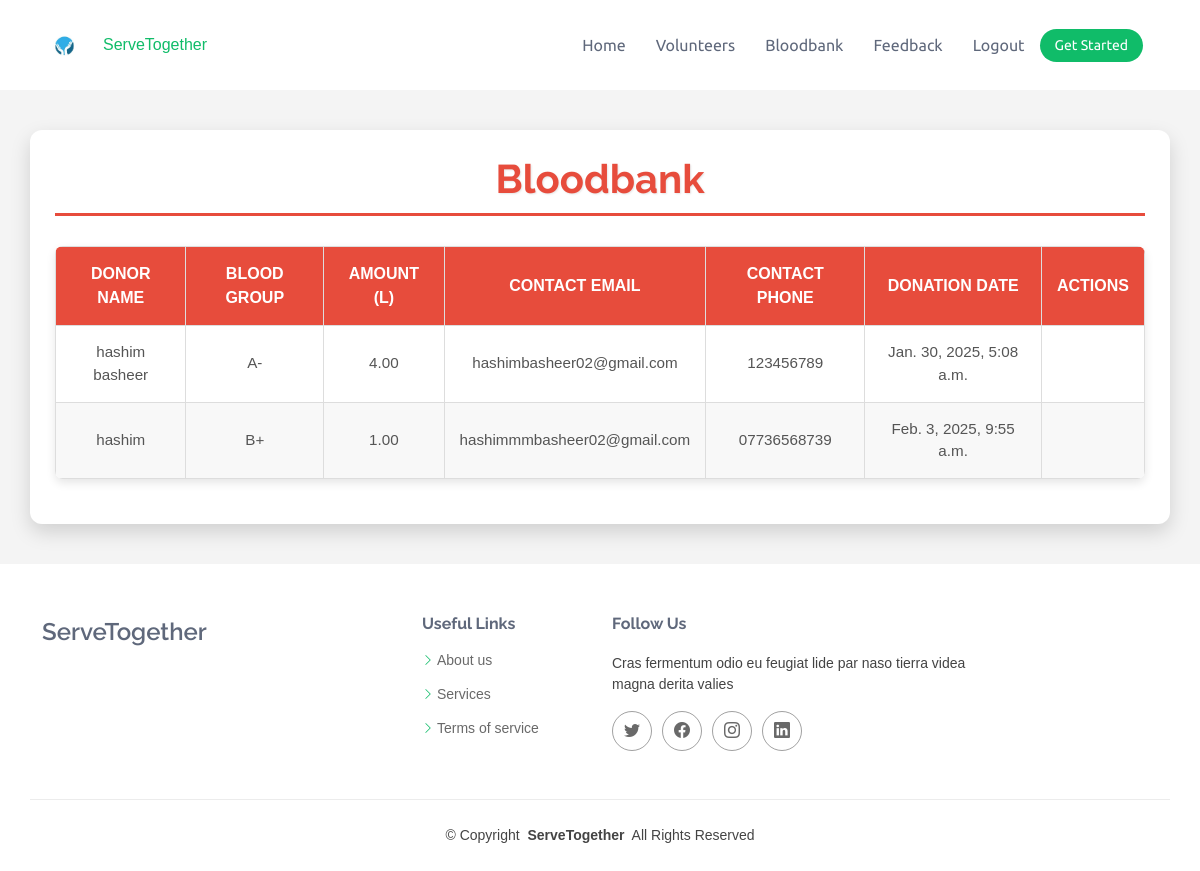
The page /bloodbank/ (signed in) on the database its author committed.
### core/models.py (models this page shows, shortened)
class BloodDonation(models.Model):
    BLOOD_GROUPS = [
        ('A+', 'A+'), ('A-', 'A-'),
        ('B+', 'B+'), ('B-', 'B-'),
        ('O+', 'O-'), ('O-', 'O-'),
        ('AB+', 'AB+'), ('AB-', 'AB-'),
    ]
    blood_group = models.CharField(max_length=3, choices=BLOOD_GROUPS)
    blood_amount = models.DecimalField(max_digits=5, decimal_places=2)
    contact_name = models.CharField(max_length=100, null=True, blank=True)  # Made nullable
    contact_phone = models.CharField(max_length=15,null=True)
    contact_email = models.EmailField(null=True, blank=True)  # Made nullable
    created_at = models.DateTimeField(auto_now_add=True)

### core/views.py (the view)
# urls.py: path('bloodbank/', views.blood_donations_view, name='bloodbank'),
def blood_donations_view(request):
    donations = BloodDonation.objects.all()
    return render(request, 'Bloodbank.html', {'donations': donations})

### core/templates/Bloodbank.html (shortened to what this page needs)
{% extends 'base.html' %}
{% block content %}
<body>
<div class="blood-donations">
    <h2>Bloodbank</h2>
    {% if donations %}
        <table class="donation-table">
            <thead>
                <tr>
                    <th>Donor Name</th>
                    <th>Blood Group</th>
                    <th>Amount (L)</th>
                    <th>Contact Email</th>
                    <th>Contact Phone</th>
                    <th>Donation Date</th>
                    <th>Actions</th>
                </tr>
            </thead>
            <tbody>
                {% for donation in donations %}
                    <tr>
                        <td>{{ donation.contact_name }}</td>
                        <td>{{ donation.blood_group }}</td>
                        <td>{{ donation.blood_amount }}</td>
                        <td>{{ donation.contact_email }}</td>
                        <td>{{ donation.contact_phone }}</td>
                        <td>{{ donation.created_at }}</td>
                        <td>
                        </td>
                    </tr>
                {% endfor %}
            </tbody>
        </table>
    {% else %}
        <p class="no-donations">No blood donations available.</p>
    {% endif %}
</div>
{% endblock %}

### static/assets/css/main.css (style rules this page uses)
:root { --default-font: "Roboto", system-ui, -apple-system, "Segoe UI", Roboto, "Helvetica Neue", Arial, "Noto Sans", "Liberation Sans", sans-serif, "Apple Color Emoji", "Segoe UI Emoji", "Segoe UI Symbol", "Noto Color Emoji"; --heading-font: "Raleway", sans-serif; --nav-font: "Ubuntu", sans-serif; }
:root { --background-color: #ffffff; --default-color: #444444; --heading-color: #5f687b; --accent-color: #10bc69; --surface-color: #ffffff; --contrast-color: #ffffff; }
:root { --nav-color: #5f687b; --nav-hover-color: #10bc69; --nav-mobile-background-color: #ffffff; --nav-dropdown-background-color: #ffffff; --nav-dropdown-color: #5f687b; --nav-dropdown-hover-color: #10bc69; }
:root { scroll-behavior: smooth; }
body { color: var(--default-color); background-color: var(--background-color); font-family: var(--default-font); }
h1, h2, h3, h4, h5, h6 { color: var(--heading-color); font-family: var(--heading-font); }

### core/templates/Bloodbank.html (style rules this page uses)
body { font-family: 'Arial', sans-serif; background-color: #f4f4f4; margin: 0; padding: 0; }
.blood-donations { max-width: 95%; margin: 40px auto; background: #fff; box-shadow: 0 8px 20px rgba(0, 0, 0, 0.15); border-radius: 12px; padding: 25px; transition: transform 0.3s; }
.blood-donations h2 { text-align: center; font-size: 2.5rem; color: #e74c3c; padding-bottom: 10px; border-bottom: 3px solid #e74c3c; margin-bottom: 30px; font-weight: bold; text-shadow: 1px 1px 2px rgba(0, 0, 0, 0.1); }
.donation-table { width: 100%; border-collapse: collapse; margin-bottom: 20px; border-radius: 8px; overflow: hidden; box-shadow: 0 4px 10px rgba(0, 0, 0, 0.1); }
.donation-table thead { background: #e74c3c; color: white; text-transform: uppercase; }
.donation-table th, .donation-table td { padding: 15px; text-align: center; border: 1px solid #ddd; }
.donation-table tbody tr:nth-child(even) { background: #f8f8f8; }
.donation-table th { font-weight: bold; font-size: 1rem; }
.donation-table td { font-size: 0.95rem; color: #555; }

### rows shown on the page
BloodDonation: contact_name "hashim basheer", blood_group "A-", blood_amount "4.00", contact_email "hashimbasheer02@gmail.com", contact_phone "123456789", created_at "Jan. 30, 2025, 5:08 a.m."
BloodDonation: contact_name "hashim", blood_group "B+", blood_amount "1.00", contact_email "hashimmmbasheer02@gmail.com", contact_phone "07736568739", created_at "Feb. 3, 2025, 9:55 a.m."
